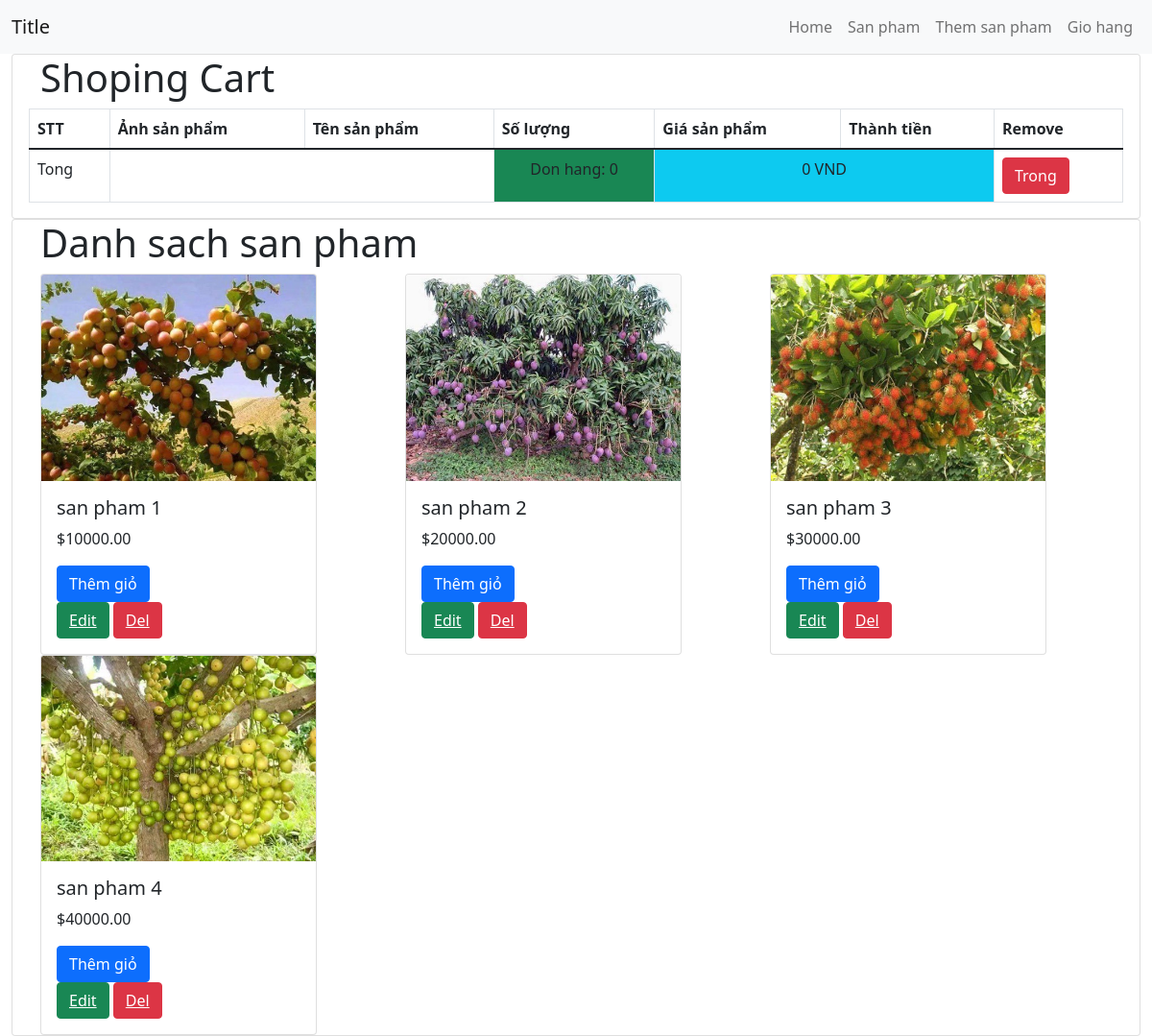
Before: / with the older database file.
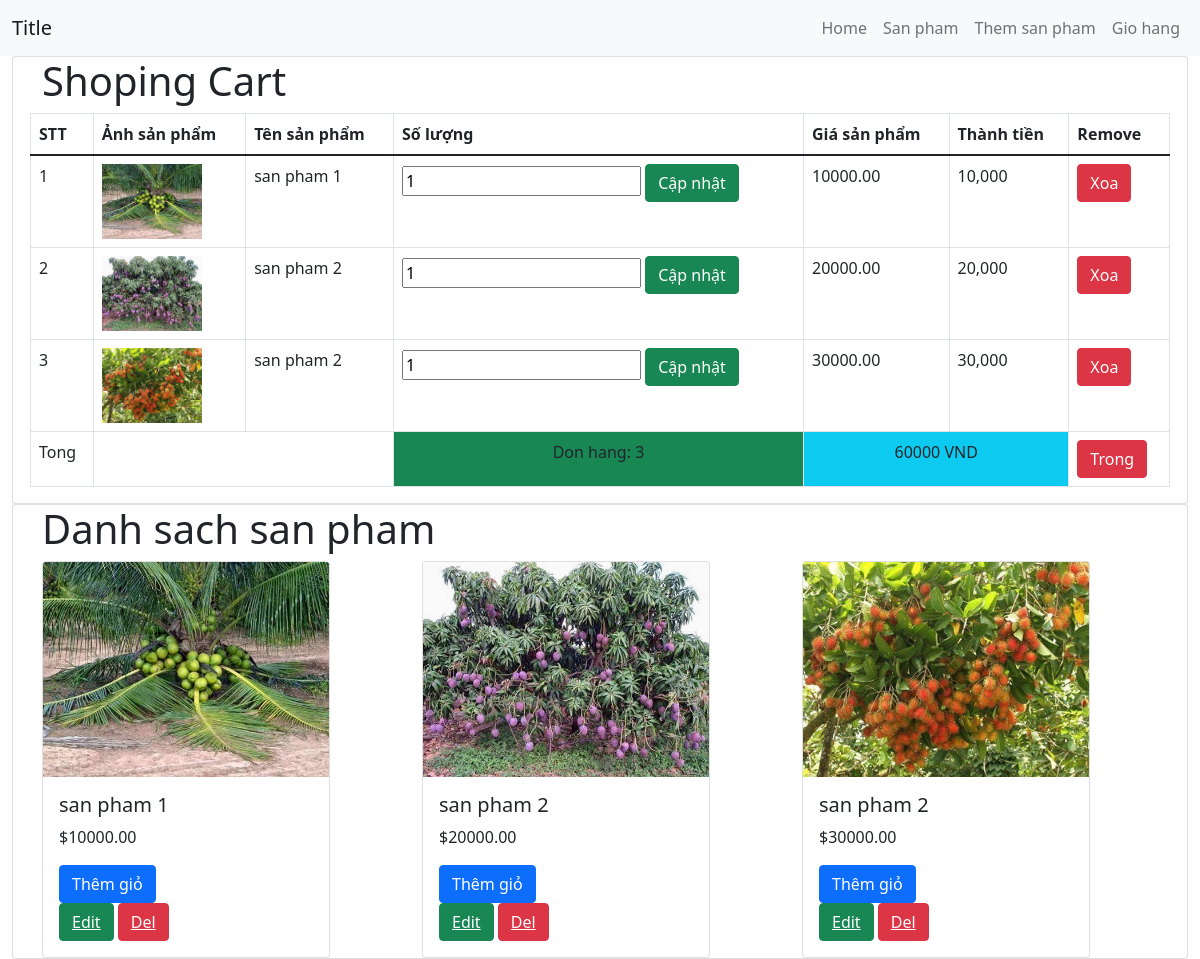
After: the same page with the newer database file.
### tables this page shows
CREATE TABLE `products` (
  `id` int(6) UNSIGNED NOT NULL,
  `ten` varchar(30) NOT NULL,
  `anh` text NOT NULL,
  `gia` double(10,2) DEFAULT NULL,
  `reg_date` timestamp NOT NULL DEFAULT current_timestamp() ON UPDATE current_timestamp()
);

CREATE TABLE `addcart` (
  `id` int(6) UNSIGNED NOT NULL,
  `id_product` int(6) NOT NULL,
  `soluong` tinyint(4) NOT NULL
);

### index.php (the view, shortened to what this page needs)
<?php
include "header.php";
include "connect.php";
?>
<!DOCTYPE html>
<html lang="en">
<head>
    <link rel="stylesheet" href="css/bootstrap.min.css">
    <link rel="stylesheet" href="css/all.min.css">
</head>
<body>
<div class="container-fluid">
  <div class="card">
    <div class="container">
    <h1>Shoping Cart</h1>
    <div class="row">
      <table class="table table-bordered table-hover">
        <thead>
            <tr>
                <th>STT</th>
                <th>Ảnh sản phẩm</th>
                <th>Tên sản phẩm</th>
                <th>Số lượng</th>
                <th>Giá sản phẩm</th>
                <th>Thành tiền</th>
                <th>Remove</th>
            </tr>
        </thead>
        <tbody>
           <?php
           $total_item = 0;
           $total_price = 0;
           ?>
            <?php
               $sql1 = "SELECT products.id, products.ten, products.anh, addcart.id_product, addcart.soluong, products.gia FROM products JOIN addcart ON products.id = addcart.id_product";
               $result1 = $conn->query($sql1);
            foreach ($result1 as $row) {
                $total_item += $row['soluong'];
                $total_price += ($row['gia'] * $row['soluong']);
            ?>
            <tr>
                <td><?php echo $row['id_product'] ?></td>
                <td><img src="images/<?php echo $row['anh'] ?>" alt="" width="100px"></td>
                <td><?php echo $row['ten'] ?></td>
                <td>
                    <form action="index1.php?action=update"  method="post">
                    <input type="text" name="soedit" value="<?php echo $row['soluong'] ?>">
                    <button type="submit" name="update" class="btn btn-success">Cập nhật</button>
                    </form>
                </td>
                <td><?php echo $row['gia'] ?></td>
                <td><?php echo number_format($row['gia'] * $row['soluong']) ?></td>
                <td><form action="index1.php?action=delete" method="post">
                    <button type="submit" name="delete" class="btn btn-danger">Xoa</button>
                    </form></td>
            </tr>
            <?php } ?>
            <tr>
                <td>Tong</td>
                <td colspan="2"></td>
                <td class="bg-success text-center">Don hang: <?php echo $total_item; ?></td>
                <td class="bg-info text-center" colspan="2">
                    <?php echo $total_price; ?> VND</td>
                <td><form action="index1.php?action=remove" method="post">
                    <button type="submit" name="remove" class="btn btn-danger">Trong</button>
                    </form></td>
            </tr>
        </tbody>
    </table>
      </div>
    </div>
  </div>
  <div class="card">
    <div class="container">
    <h1>Danh sach san pham</h1>
    <div class="row">
    <?php
    $sql = "SELECT * FROM products";
    $result = $conn->query($sql);
    foreach ($result as $form) {
      ?>
      <div class="col">
        <form action="index1.php?action=add" method="post">
          <div class="card" style="width: 18rem;">
            <img src="images/<?php echo $form["anh"]; ?>" class="card-img-top" alt="...">
            <div class="card-body">
              <h5 class="card-title"><?php echo $form["ten"]; ?></h5>
              <p class="card-text"><?php echo "$".$form["gia"]; ?></p>
              <button type="submit" class="btn btn-primary" name="add">Thêm giỏ</button>
            <div class="edit-del">
              <button class="btn btn-success"><a href="form-update.php?id=<?php echo $form["id"]; ?>" class="text-reset">Edit</a></button>
              <button class="btn btn-danger"><a href="delete.php?id=<?php echo $form["id"]; ?>" class="text-reset">Del</a></button>
            </div>
            </div>
          </div>
        </form>
      </div>
    <?php } ?>
  </div>
    </div>
  </div>
</div>
</body>
</html>

### header.php (shortened to what this page needs)
<!DOCTYPE html>
<html lang="en">
<head>
    <link rel="stylesheet" href="css/bootstrap.min.css">
    <link rel="stylesheet" href="css/all.min.css">
</head>
<nav class="navbar navbar-expand navbar-light bg-light">
<div class="container-fluid">
<a href="" class="navbar-brand">Title</a>
    <ul class="nav navbar-nav">
        <li class="nav-item active">
            <a class="nav-link" href="#">Home</a>
        </li>
        <li class="nav-item">
            <a class="nav-link" href="index.php">San pham</a>
        </li>
        <li class="nav-item">
            <a class="nav-link" href="form-insert.php">Them san pham</a>
        </li>
        <li class="nav-item">
            <a class="nav-link" href="addcart.php">Gio hang</a>
        </li>
    </ul>
</div>
</nav>
<body>
</body>
</html>

Changed rows visible on the page:
removed products: anh (picture), ten "san pham 4", gia "40000.00"
added addcart: id_product "1", id_product.anh (picture), id_product.ten "san pham 1", soedit "1", id_product.gia "10000.00", $row['gia'] * $row['soluong'] "10,000"
added addcart: id_product "2", id_product.anh (picture), id_product.ten "san pham 2", soedit "1", id_product.gia "20000.00", $row['gia'] * $row['soluong'] "20,000"
added addcart: id_product "3", id_product.anh (picture), id_product.ten "san pham 2", soedit "1", id_product.gia "30000.00", $row['gia'] * $row['soluong'] "30,000"
changed products "san pham 1": anh: a different picture
changed products (number 3 of 3 on the later page): ten "san pham 3" → "san pham 2"
Other visible differences:
$total_item: "0" → "3"
$total_price: "0" → "60000"
